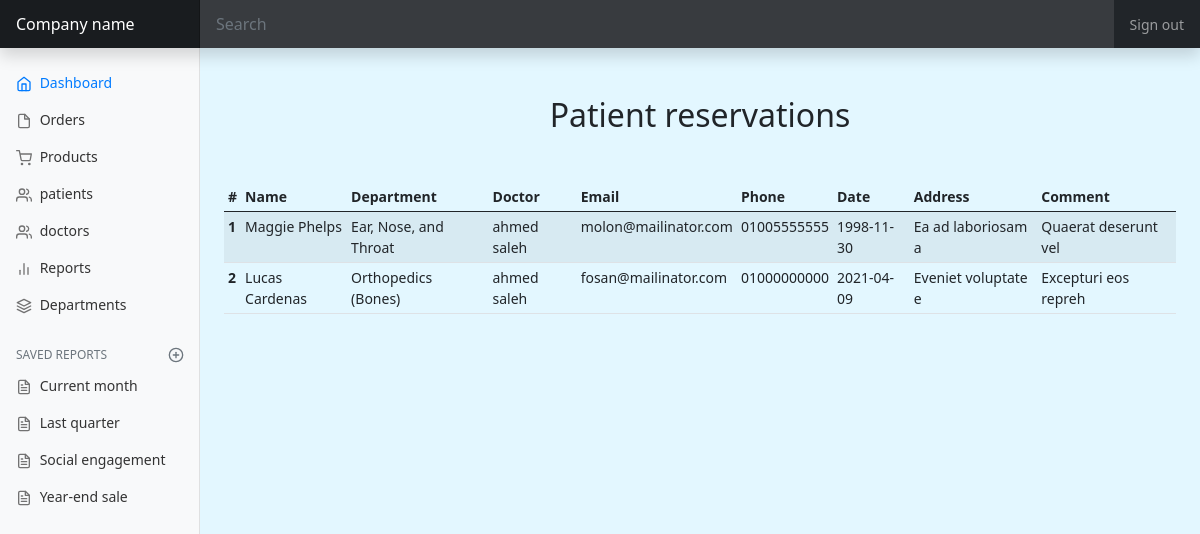
/admin/patients.php (signed in), run on the app's committed database.
### tables this page shows
CREATE TABLE `users` (
  `ID` int(11) NOT NULL,
  `name` char(50) NOT NULL,
  `department` int(11) NOT NULL,
  `doctor` int(11) NOT NULL,
  `email` char(50) NOT NULL,
  `phone` char(15) NOT NULL,
  `date` date NOT NULL,
  `address` char(100) NOT NULL,
  `comment` char(255) NOT NULL
);

CREATE TABLE `categories` (
  `category_id` int(11) NOT NULL,
  `title` char(65) NOT NULL
);

CREATE TABLE `doctors` (
  `doctor_id` int(11) NOT NULL,
  `name` char(100) NOT NULL,
  `email` char(100) NOT NULL,
  `password` char(50) NOT NULL,
  `address` char(100) NOT NULL,
  `phone` char(15) NOT NULL,
  `role` int(11) NOT NULL,
  `cat_id` int(11) NOT NULL
);

### admin/initialize.php (called while the page is built, shortened)
<?php
    $templates  = 'includes/templates/';
    $css        = 'layout/css/';
    include $templates . 'header.php';
?>

### admin/patients.php (the view, shortened to what this page needs)
<?php
    if (isset($_SESSION['superAdmin'])) {
    include 'initialize.php';
?>
<header class="navbar navbar-dark sticky-top bg-dark flex-md-nowrap p-0 shadow">
    <a class="navbar-brand col-md-3 col-lg-2 me-0 px-3" href="#">Company name</a>
    <input class="form-control form-control-dark w-100" type="text" placeholder="Search" aria-label="Search">
    <ul class="navbar-nav px-3">
        <li class="nav-item text-nowrap">
            <a class="nav-link" href="logout.php">Sign out</a>
        </li>
    </ul>
</header>
<div class="container-fluid">
<div class="row">
<nav id="sidebarMenu" class="col-md-3 col-lg-2 d-md-block bg-light sidebar collapse">
    <div class="position-sticky pt-3">
    <ul class="nav flex-column">
        <li class="nav-item">
        <a class="nav-link active" aria-current="page" href="dashboard.php">
            <span data-feather="home"></span>
            Dashboard
        </a>
        </li>
        <li class="nav-item">
        <a class="nav-link" href="#">
            <span data-feather="file"></span>
            Orders
        </a>
        </li>
        <li class="nav-item">
        <a class="nav-link" href="#">
            <span data-feather="shopping-cart"></span>
            Products
        </a>
        </li>
        <li class="nav-item">
        <a class="nav-link" href="patients.php">
            <span data-feather="users"></span>
            patients
        </a>
        </li>
        <li class="nav-item">
            <a class="nav-link" href="admins.php">
            <span data-feather="users"></span>
            doctors
            </a>
        </li>
        <li class="nav-item">
        <a class="nav-link" href="#">
            <span data-feather="bar-chart-2"></span>
            Reports
        </a>
        </li>
        <li class="nav-item">
        <a class="nav-link" href="categories.php">
            <span data-feather="layers"></span>
            Departments
        </a>
        </li>
    </ul>
    <h6 class="sidebar-heading d-flex justify-content-between align-items-center px-3 mt-4 mb-1 text-muted">
        <span>Saved reports</span>
        <a class="link-secondary" href="#" aria-label="Add a new report">
        <span data-feather="plus-circle"></span>
        </a>
    </h6>
    <ul class="nav flex-column mb-2">
        <li class="nav-item">
        <a class="nav-link" href="#">
            <span data-feather="file-text"></span>
            Current month
        </a>
        </li>
        <li class="nav-item">
        <a class="nav-link" href="#">
            <span data-feather="file-text"></span>
            Last quarter
        </a>
        </li>
        <li class="nav-item">
        <a class="nav-link" href="#">
            <span data-feather="file-text"></span>
            Social engagement
        </a>
        </li>
        <li class="nav-item">
        <a class="nav-link" href="#">
            <span data-feather="file-text"></span>
            Year-end sale
        </a>
        </li>
    </ul>
    </div>
</nav>
        <main class="col-md-9 ms-sm-auto col-lg-10 px-md-4">
        <h2 class="text-center my-5">Patient reservations</h2>
            <div class="table-responsive ">
                <table class="table table-striped table-sm table-hover">
                    <thead>
                        <tr>
                        <th>#</th>
                        <th>Name</th>
                        <th>Department</th>
                        <th>Doctor</th>
                        <th>Email</th>
                        <th>Phone</th>
                        <th>Date</th>
                        <th>Address</th>
                        <th>Comment</th>
                        </tr>
                    </thead>
                    <tbody>
                        <?php
                            $sql = "select users.*, categories.title as catTitle, doctors.name as doc   from users join categories on users.department = categories.category_id  join doctors on users.doctor = doctors.doctor_id   ";
                            $op = mysqli_query($con, $sql);
                            while($data = mysqli_fetch_assoc($op)) {
                                echo '
                                <tr>
                                    <th>' . $data['ID'] . '</th>
                                    <td>' . $data['name'] . '</td>
                                    <td>' . $data['catTitle'] . '</td>
                                    <td>' . $data['doc'] . '</td>
                                    <td>' . $data['email'] . '</td>
                                    <td>' . $data['phone'] . '</td>
                                    <td>' . $data['date'] . '</td>
                                    <td>' . $data['address'] . '</td>
                                    <td>' . $data['comment'] . '</td>
                                </tr>';
                            }
                        ?>
                    </tbody>
                </table>
            </div>
        </main>
    </div>
</div>
<?php
    include $templates . 'footer.php';
?>
<?php
}
?>

### admin/includes/templates/header.php (shortened to what this page needs)
<!DOCTYPE html>
<html lang="en">
    <head>
        <link rel="stylesheet" href="<?php echo $css;?>bootstrap.min.css">
        <link rel="stylesheet" href="<?php echo $css;?>style.css">
        <link href="<?php echo $css;?>dashboard.css" rel="stylesheet">
    </head>
    </html>
    <body>

### admin/includes/templates/footer.php (shortened to what this page needs)
<div class="footer">
        </div>
    </body>
</html>

### admin/layout/css/style.css (style rules this page uses)
body { height: 1000px; background-color: #e3f7ff }

### admin/layout/css/dashboard.css (style rules this page uses)
body { font-size: .875rem; }
.feather { width: 16px; height: 16px; vertical-align: text-bottom; }
.sidebar { position: fixed; top: 0; bottom: 0; left: 0; z-index: 100; padding: 48px 0 0; box-shadow: inset -1px 0 0 rgba(0, 0, 0, .1); }
.sidebar .nav-link { font-weight: 500; color: #333; }
.sidebar .nav-link .feather { margin-right: 4px; color: #727272; }
.sidebar .nav-link.active { color: #007bff; }
.sidebar .nav-link:hover .feather, .sidebar .nav-link.active .feather { color: inherit; }
.sidebar-heading { font-size: .75rem; text-transform: uppercase; }
.navbar-brand { padding-top: .75rem; padding-bottom: .75rem; font-size: 1rem; background-color: rgba(0, 0, 0, .25); box-shadow: inset -1px 0 0 rgba(0, 0, 0, .25); }
.navbar .form-control { padding: .75rem 1rem; border-width: 0; border-radius: 0; }
.form-control-dark { color: #fff; background-color: rgba(255, 255, 255, .1); border-color: rgba(255, 255, 255, .1); }

### data on the page
users: ID "1", name "Maggie Phelps", department.title "Ear, Nose, and Throat", doctor.name "ahmed saleh", email "molon@mailinator.com", phone "01005555555", date "1998-11-30", address "Ea ad laboriosam a", comment "Quaerat deserunt vel"
users: ID "2", name "Lucas Cardenas", department.title "Orthopedics (Bones)", doctor.name "ahmed saleh", email "fosan@mailinator.com", phone "01000000000", date "2021-04-09", address "Eveniet voluptate e", comment "Excepturi eos repreh"
